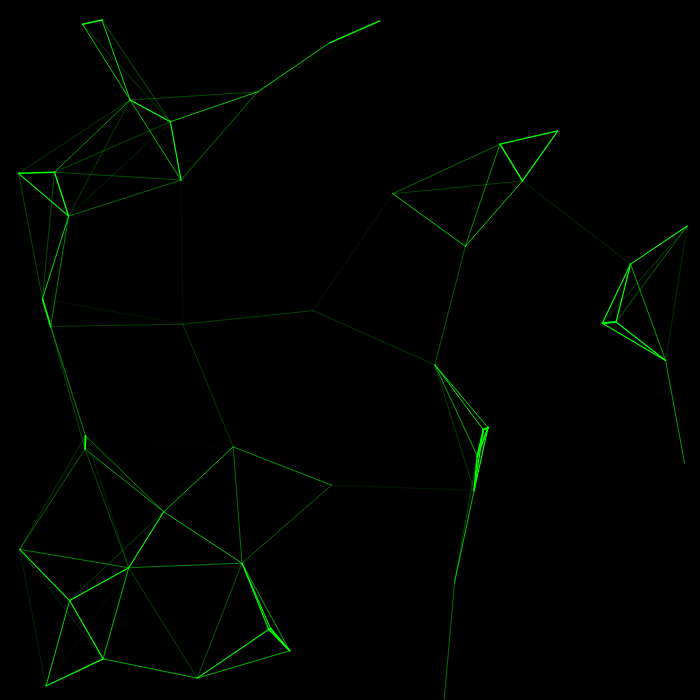
Frame 1 (no input)
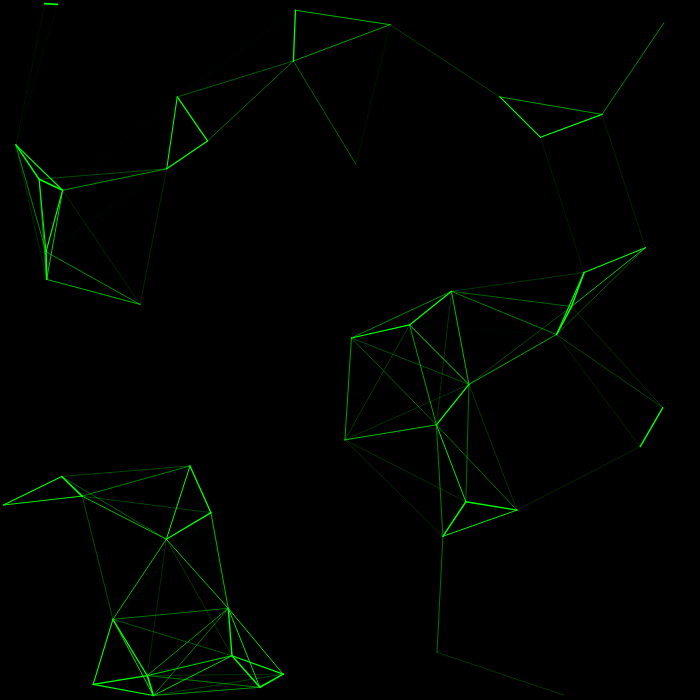
Frame 60 (no input)
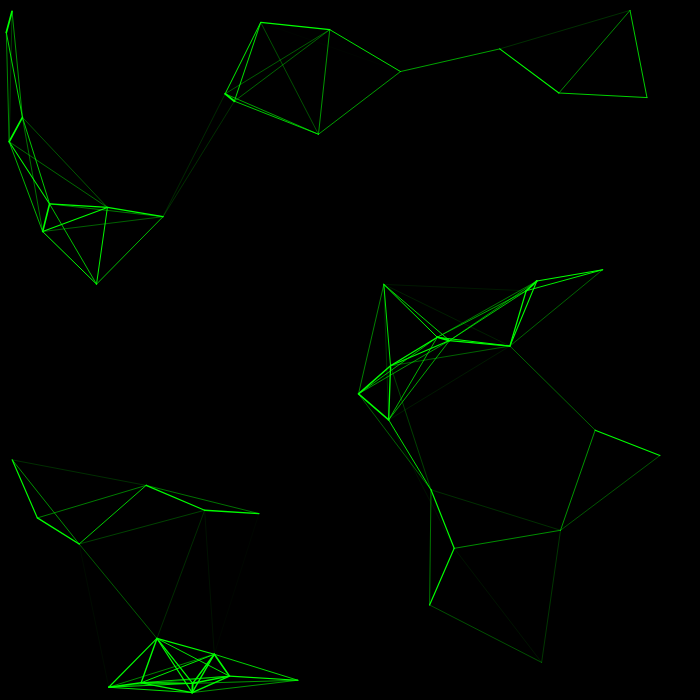
Frame 120 (the mouse pressed at the canvas centre since frame 60)

The p5.js sketch that drew these frames (run headless with seeded random() and noise() and a simulated clock; from frame 60 on, the mouse is pressed at the canvas centre):

// p5.js sketch
// ── sketch.js
let dot = [];
let angle = [];
let increment = 0.8;

function setup()
{
	//FULLSCREEN
	//createCanvas(windowWidth,windowHeight-10);

	//SQUARE THAT FITS IN MY SCREEN
	createCanvas(700, 700);

	//
	for(let i=0; i<50; i++)
	{
		dot.push(new Dot());
	}
}

function draw()
{
	background(0);

	// UPDATE DOTS
	for(let i=0; i<dot.length; i++)
	{
		dot[i].update();
	}

	// DRAW LINES
	for(let i=0; i<dot.length; i++)
	{
		for(let j=i+1; j<dot.length; j++)
		{
			// DISTANCE BETWEEN THE DOTS
			let distance = dist(dot[i].x, dot[i].y, dot[j].x, dot[j].y);
			
			// CHANGE THE SCALE FROM (0 - 150) TO (2 - 0)
			let stkWeight = map(distance, 0, 150, 2, 0);
			
			// AFTER THAT (stkWeight >= 0) ALWAYS
			if(stkWeight < 0)
			{
				stkWeight = 0;
			}

			// LINES STROKE WEIGHT
			strokeWeight(stkWeight);

			// LINES COLOR
			stroke(0, 255, 0);

			// DRAW THE LINE
			line(dot[i].x, dot[i].y, dot[j].x, dot[j].y);
		}
	}
}
// ── Dot.js
class Dot
{
	constructor()
	{
		//random(5); --> IT WILL RANDOM A NUMBER BETWEEN 0 AND 5
		//random(2, 9); --> IT WILL RANDOM A NUMBER BETWEEN 2 AND 9

		this.x = random(width);
		this.y = random(height);
		this.angle = random(0, TWO_PI);
	}

	update()
	{
		//MOVE THE DOT BASED ON THE ANGLE 
		//THE INCREMENT SETS THE VELOCITY OF THE MOVEMENT
		this.x += increment*cos(this.angle);
		this.y += increment*sin(this.angle);

		//IF THE DOT HITS LEFT OR RIGHT WALL
		if(this.x < 0 || this.x > width)
		{
			this.angle = PI - this.angle;
		}
		//IF THE DOT HITS TOP OR BOTTOM WALL
		else if(this.y < 0 || this.y > height)
		{
			this.angle -= PI/2;
			this.angle = PI - this.angle;
			this.angle += PI/2;
		}
	}
}
